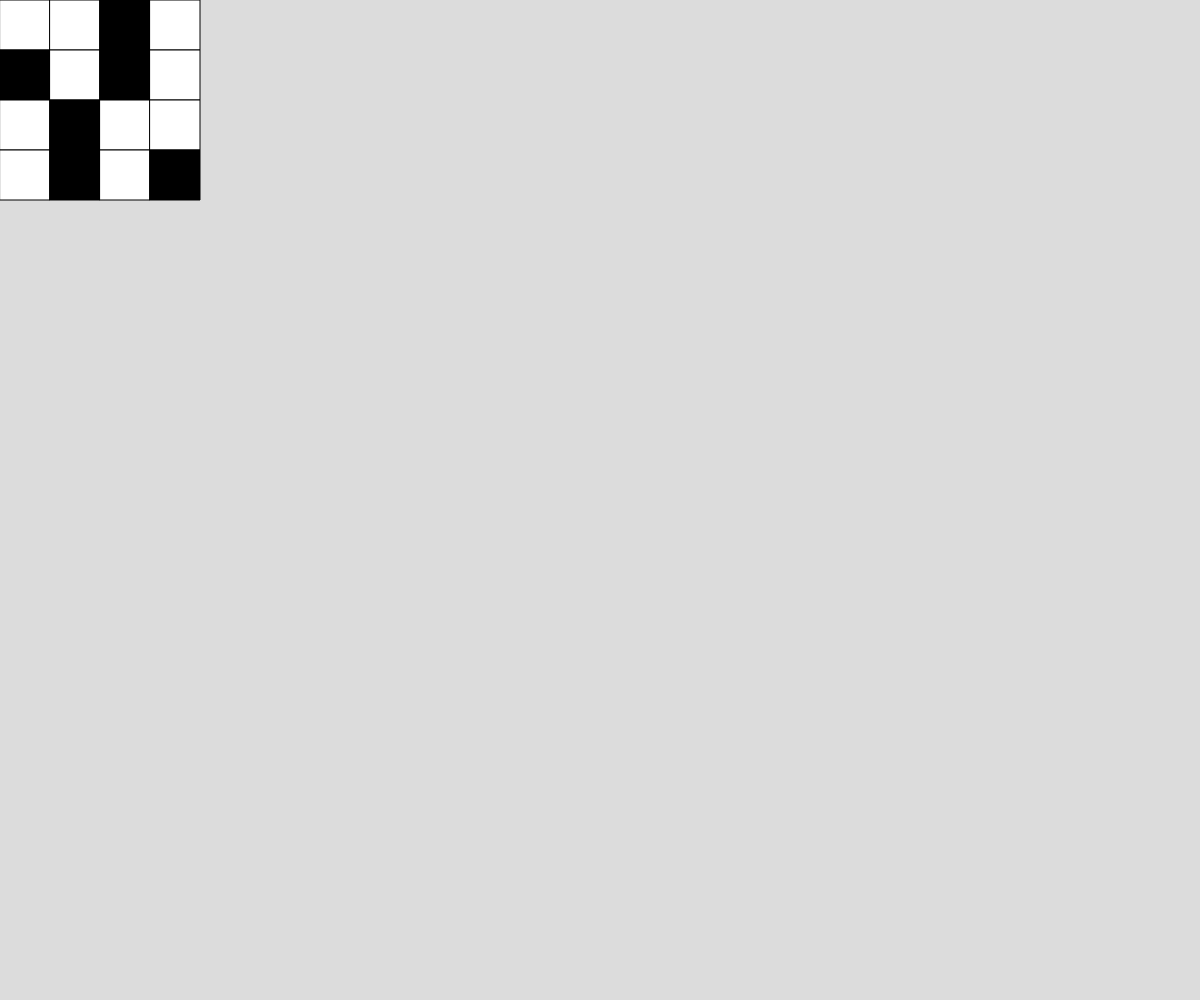
Frame 1 (no input)
Frame 60 (no input): identical to frame 1, image omitted
Frame 120 (the mouse pressed at the canvas centre since frame 60): identical to frame 1, image omitted

The p5.js sketch that drew this single still picture (run headless with seeded random() and noise() and a simulated clock; from frame 60 on, the mouse is pressed at the canvas centre):

// p5.js sketch
// ── sketch.js
// Project Title
// Your Name
// Date
//
// Extra for Experts:
// - describe what you did to take this project "above and beyond"

let grid = [[0,0,1,0],
            [1,0,1,0],
            [0,1,0,0],
            [0,1,0,1]];

function setup() {
  createCanvas(windowWidth, windowHeight);
}

function draw() {
  background(220);
  showGrid();
}

function showGrid(){
  for (let y = 0; y < 4; y ++){
    for (let x = 0; x < 4; x++){
      if (grid[y][x] === 1){
        fill('black');
      }
      if (grid[y][x] === 0){
        fill('white');
      }
      square(x * 50,y * 50, 50);
    }

  }

}
